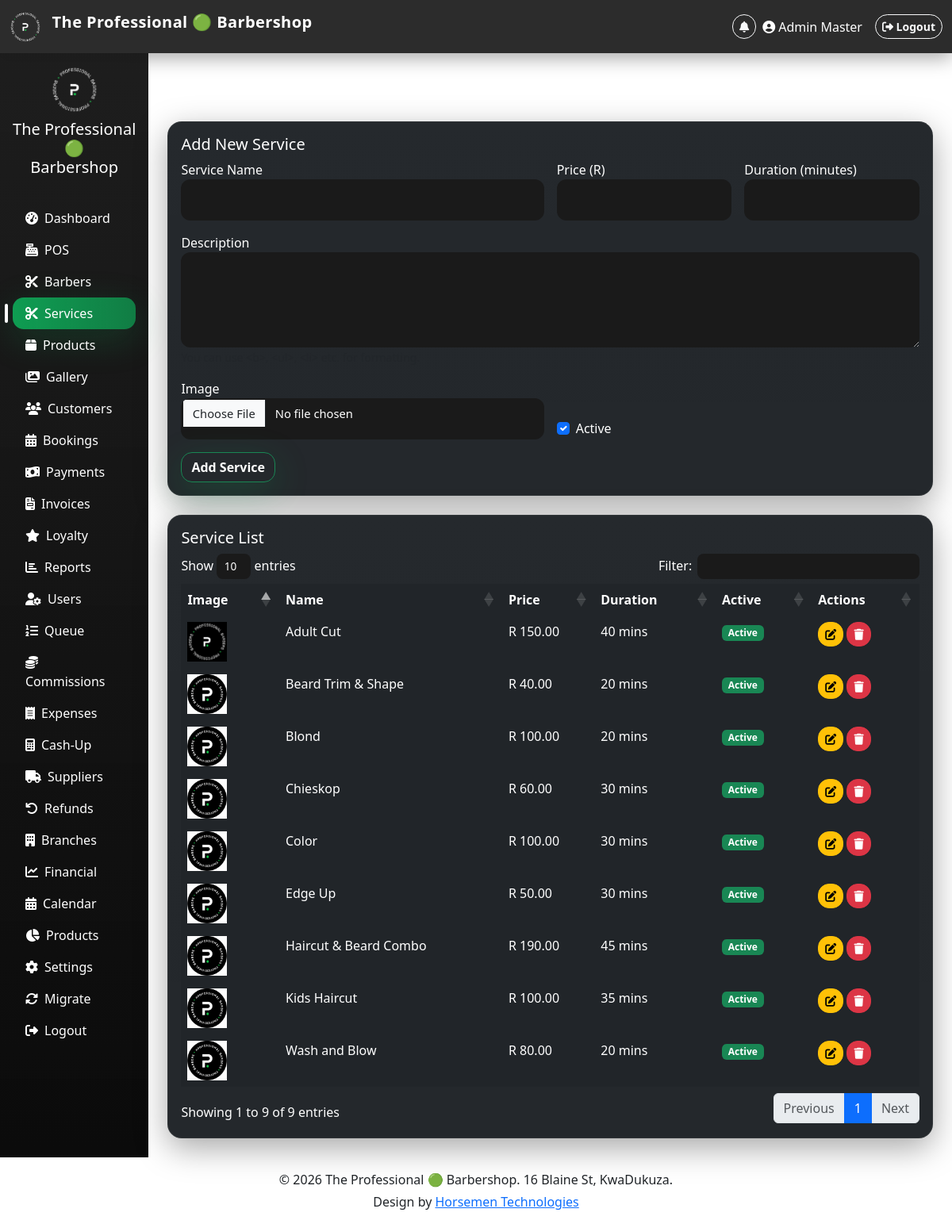
Screenshot of /barbershop-system/admin/services.php (signed in) with the database file from the repository.
### tables this page shows
CREATE TABLE `services` (
  `id` int(11) NOT NULL,
  `name` varchar(100) NOT NULL,
  `description` text DEFAULT NULL,
  `price` decimal(10,2) NOT NULL,
  `duration` int(11) NOT NULL COMMENT 'in minutes',
  `image` varchar(255) DEFAULT 'default-service.jpg',
  `is_active` tinyint(1) DEFAULT 1,
  `created_at` timestamp NOT NULL DEFAULT current_timestamp()
);

### barbershop-system/includes/functions.php (called while the page is built, shortened)
<?php
function formatCurrency($amount) {
    return 'R ' . number_format($amount, 2);
}
?>

### barbershop-system/admin/services.php (the view, shortened to what this page needs)
<?php
require_once '../includes/functions.php';
$db = getDb();
$services = $db->query("SELECT * FROM services ORDER BY name")->fetchAll();
$edit_service = null;
?>
<?php include '../includes/header.php'; ?>
<div class="d-flex">
    <?php include '../includes/sidebar.php'; ?>
    <div class="main-content p-4 w-100">
        <h2 class="text-white mb-4">Services</h2>
        <div class="card bg-dark text-white p-3 mb-4">
            <h5><?= $edit_service ? 'Edit Service' : 'Add New Service' ?></h5>
            <form method="post" enctype="multipart/form-data">
                <div class="row g-3">
                    <div class="col-md-6">
                        <label>Service Name</label>
                        <input type="text" name="name" class="form-control" value="<?= htmlspecialchars($edit_service['name'] ?? '') ?>" required>
                    </div>
                    <div class="col-md-3">
                        <label>Price (R)</label>
                        <input type="number" step="0.01" name="price" class="form-control" value="<?= $edit_service['price'] ?? '' ?>" required>
                    </div>
                    <div class="col-md-3">
                        <label>Duration (minutes)</label>
                        <input type="number" name="duration" class="form-control" value="<?= $edit_service['duration'] ?? '' ?>" required>
                    </div>
                    <div class="col-md-12">
                        <label>Description</label>
                        <textarea name="description" class="form-control" rows="3"><?= htmlspecialchars($edit_service['description'] ?? '') ?></textarea>
                        <small class="text-muted">You can use &lt;b&gt;, &lt;ul&gt;, &lt;li&gt; etc. for formatting.</small>
                    </div>
                    <div class="col-md-6">
                        <label>Image</label>
                        <input type="file" name="image" class="form-control" accept="image/*">
                    </div>
                    <div class="col-md-6 d-flex align-items-end">
                        <div class="form-check">
                            <input type="checkbox" name="is_active" class="form-check-input" id="active" <?= (!isset($edit_service) || $edit_service['is_active']) ? 'checked' : '' ?>>
                            <label for="active">Active</label>
                        </div>
                    </div>
                </div>
                <button type="submit" name="save_service" class="btn btn-success mt-3"><?= $edit_service ? 'Update Service' : 'Add Service' ?></button>
            </form>
        </div>
        <div class="card bg-dark text-white p-3">
            <h5>Service List</h5>
            <table class="table table-dark datatable">
                <thead>
                    <tr>
                        <th>Image</th><th>Name</th><th>Price</th><th>Duration</th><th>Active</th><th>Actions</th>
                    </tr>
                </thead>
                <tbody>
                    <?php foreach ($services as $s): ?>
                    <tr>
                        <td>
                            <img src="../uploads/services/<?= htmlspecialchars($s['image']) ?>" width="50"
                                 onerror="this.onerror=null; this.src='../assets/images/default-avatar.png';">
                        </td>
                        <td><?= htmlspecialchars($s['name']) ?></td>
                        <td><?= formatCurrency($s['price']) ?></td>
                        <td><?= $s['duration'] ?> mins</td>
                        <td><span class="badge bg-<?= $s['is_active'] ? 'success' : 'secondary' ?>"><?= $s['is_active'] ? 'Active' : 'Inactive' ?></span></td>
                        <td>
                            <a href="?edit=<?= $s['id'] ?>" class="btn btn-sm btn-warning"><i class="fas fa-edit"></i></a>
                            <a href="?delete=<?= $s['id'] ?>" class="btn btn-sm btn-danger" onclick="return confirm('Delete this service?')"><i class="fas fa-trash"></i></a>
                        </td>
                    </tr>
                    <?php endforeach; ?>
                </tbody>
            </table>
        </div>
    </div>
</div>
<?php include '../includes/footer.php'; ?>

### barbershop-system/assets/css/style.css (style rules this page uses)
:root { --surface:#111111; --surface-2:#151515; --card-bg: linear-gradient( 180deg, rgba(255,255,255,.02), rgba(255,255,255,.01) ); --border-soft: rgba(255,255,255,.06); --shadow-soft: 0 12px 40px rgba(0,0,0,.35); --shadow-green: 0 12px 45px rgba(15,169,88,.22); --radius-sm:10px; --radius-md:18px; --radius-lg:24px; --transition: all .25s cubic-bezier(.2,.8,.2,1); }
html { scroll-behavior:smooth; }
body { background: radial-gradient( circle at top left, rgba(15,169,88,.05), transparent 35% ), radial-gradient( circle at bottom right, rgba(15,169,88,.04), transparent 30% ), var(--black); }
.main-content { background: transparent; animation: fadeIn .35s ease; }
.card { background: var(--card-bg); border: 1px solid var(--border-soft); border-radius: var(--radius-md); box-shadow: var(--shadow-soft); backdrop-filter: blur(14px); transition: var(--transition); }
.table { border-collapse: separate; border-spacing: 0 8px; }
.table tbody tr { background: rgba(255,255,255,.015); transition: var(--transition); }
.table td, .table th { border:none !important; }
.form-control, .form-select { height: 52px; background: #1a1a1a !important; color: #ffffff !important; border: 1px solid var(--green) !important; border-radius: 12px; padding: 0.5rem 0.9rem; font-size: 0.92rem; transition: var(--transition); box-shadow: none !important; }
.form-control::placeholder { color: #888888 !important; opacity: 1; }
textarea.form-control { min-height: 120px; height: auto; }
.btn { border-radius:14px; font-weight:600; transition: var(--transition); }
.btn-success { background: linear-gradient( 135deg, var(--green), #13D86F ); box-shadow: var(--shadow-green); }

### rows the page displays
services: image (picture), name "Adult Cut", price "R 150.00", duration "40", is_active "Active"
services: name "Beard Trim & Shape", price "R 40.00", duration "20", is_active "Active"
services: name "Blond", price "R 100.00", duration "20", is_active "Active"
services: name "Chieskop", price "R 60.00", duration "30", is_active "Active"
services: name "Color", price "R 100.00", duration "30", is_active "Active"
services: name "Edge Up", price "R 50.00", duration "30", is_active "Active"
services: name "Haircut & Beard Combo", price "R 190.00", duration "45", is_active "Active"
services: name "Kids Haircut", price "R 100.00", duration "35", is_active "Active"
services: name "Wash and Blow", price "R 80.00", duration "20", is_active "Active"

### other values shown
$_SESSION['full_name'] "Admin Master"
